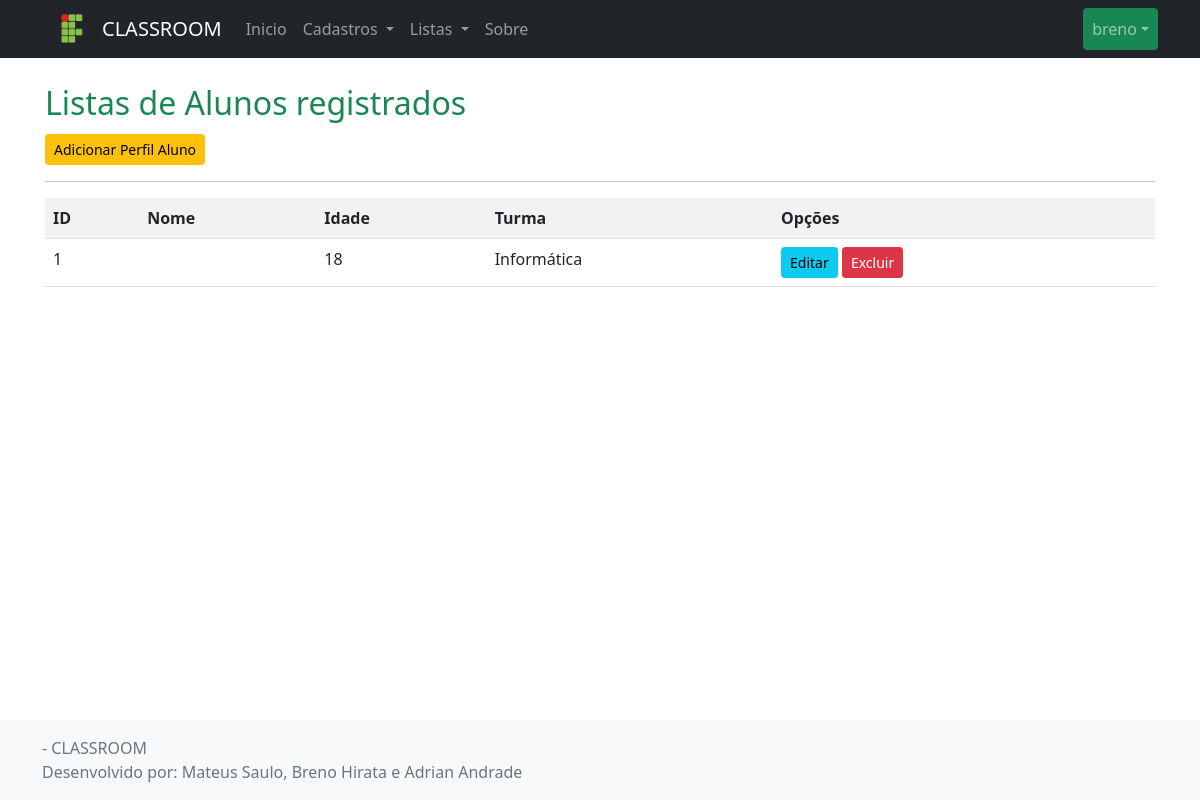
/listar/perfil_aluno/ (signed in), run on the app's committed database.
### cadastros/models.py (models this page shows, shortened)
class Perfil_aluno(models.Model):
    nome_completo = models.CharField(max_length=50, verbose_name="Nome Completo", null=True)
    cpf = models.CharField(max_length=14, null=True, verbose_name="CPF")
    idade = models.IntegerField(null=True)
    turma = models.ForeignKey(Turma, on_delete=models.PROTECT, null=True)
    aluno = models.OneToOneField(User, on_delete=models.CASCADE)

class Turma(models.Model):
    curso = models.ForeignKey(Curso, on_delete=models.PROTECT)
    def __str__(self):
        return self.curso.nome

class Curso(models.Model):
    nome = models.CharField(max_length=50)

### cadastros/views.py (the view)
# urls.py: path('listar/perfil_aluno/', Perfil_alunoList.as_view(), name='listar-perfil_aluno'),
class Perfil_alunoList(LoginRequiredMixin, ListView):
    login_url = reverse_lazy('login')
    model = Perfil_aluno
    template_name = 'cadastros/listas/perfil_aluno.html'

### cadastros/templates/cadastros/listas/perfil_aluno.html
{% extends 'paginas/modelo.html' %}
{% load static %}
{% block conteudo %}
<h2 class="text-success border-buttom border-warning pb-1 nt-4">
    Listas de Alunos registrados
</h2>
<a href="{% url 'cadastrar-perfil_aluno' %}" class="btn btn-warning btn-sm">Adicionar Perfil Aluno</a>
<hr>
<div class="table-responsive">
    <table class="table table-striped">
        <tr>
            <th>ID</th>
            <th>Nome</th>
            <th>Idade</th>
            <th>Turma</th>
            <th>Opções</th>
        </tr>
        {% for perfil_aluno in object_list %}
        <tr>
            <td>{{ perfil_aluno.pk }}</td>
            <td>{{ perfil_aluno.nome }}</td>
            <td>{{ perfil_aluno.idade }}</td>
            <td>{{ perfil_aluno.turma }}</td>
            <td>
                <a href="{% url 'editar-perfil_aluno' perfil_aluno.pk %}" class="btn btn-info btn-sm">Editar</a>
                <a href="{% url 'excluir-perfil_aluno' perfil_aluno.pk %}" class="btn btn-danger btn-sm">Excluir</a>
            </td>
        </tr>
        {% empty %}
        <tr>
            <td colspan="3">Nenhum Perfil Professor registrado.</td>
        </tr>
        {% endfor %}
    </table>
</div>
{% endblock %}

### paginas/templates/paginas/modelo.html (shortened to what this page needs)
{% load static %}
<!doctype html>
<html lang="pt-br" class="h-100">
<head>
    <link href="{% static 'css/bootstrap.css' %}" rel="stylesheet">
    <link rel="stylesheet" type="text/css" href="https://cdn.datatables.net/v/bs5/dt-1.11.4/datatables.min.css" />
</head>
<body class="d-flex flex-column h-100">
    <header>
        <nav class="navbar navbar-expand-md navbar-dark fixed-top bg-dark">
            <div class="container">
            <img src="{% static 'img/ifpr.png' %}" width="60" alt=""><a class="navbar-brand" href="{% url 'index' %}">CLASSROOM</a>
                <div class="collapse navbar-collapse" id="navbarCollapse">
                    <ul class="navbar-nav me-auto mb-2 mb-md-0">
                        <li class="nav-item">
                            <a class="nav-link" aria-current="page" href="{% url 'index' %}">Inicio</a>
                        </li>
                        {% if request.user.is_authenticated %}
                        <li class="nav-item dropdown">
                            <a class="nav-link dropdown-toggle" href="#" id="navbarDropdown" role="button"
                                data-bs-toggle="dropdown" aria-expanded="false">
                                Cadastros
                            </a>
                        </li>
                        {% endif %}
                        {% if request.user.is_authenticated %}
                        <li class="nav-item dropdown">
                            <a class="nav-link dropdown-toggle" href="#" id="navbarDropdown" role="button" data-bs-toggle="dropdown"
                                aria-expanded="false">
                                Listas
                            </a>
                        </li>
                        {% endif %}
                        <li class="nav-item">
                            <a class="nav-link" href="{% url 'sobre' %}">Sobre</a>
                        </li>
                    </ul>
                <ul class="navbar-nav">
                    {% if request.user.is_authenticated %}
                    <li class="nav-item dropdown">
                        <a class="btn btn-success mx-2, nav-link dropdown-toggle" href="#" id="navbarDropdown" role="button" data-bs-toggle="dropdown"
                            aria-expanded="false">
                                {{ request.user }}</a>
                    </li>
                    {% else %}
                    <a href="{% url 'login' %}" class="btn btn-success mx-2">Login</a>
                    <a href="{% url 'registrar' %}" class="btn btn-success mx-2">Registrar</a>
                    {% endif %}
                </ul>
                </div>
            </div>
        </nav>
    </header>
    <main class="flex-shrink-0">
        <div class="container">
            <br>
            {% block conteudo %}{% endblock %}
        </div>
    </main>
    <footer class="footer mt-auto py-3 bg-light">
        <div class="container">
            <span class="text-muted">
                {% block rodape %}
                <img src="{% static 'img/ifverde.png' %}" width="40" alt="">- CLASSROOM <br>
                Desenvolvido por: Mateus Saulo, Breno Hirata e Adrian Andrade
                {% endblock %}
            </span>
        </div>
    </footer>
</body>
</html>

### paginas/templates/paginas/modelo.html (style rules this page uses)
main>.container { padding: 60px 15px 0; }

### data on the page
Perfil_aluno: pk "1", idade "18", turma "Informática"

### other printed values
{{ request.user }} "breno"
